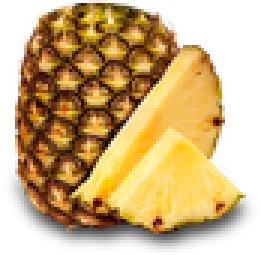
#> input picture lib/img/ananas.png, 87 x 85 px, given in place of ., which was not available (shown 3 times larger)
$ python -i card_image_simple_random_planner.py   (imports and definitions only)
#> lines starting #> are read from the running program, lines starting #| are printed output that depends on the picture; pictures that were not available may be replaced by others from this repository, and a replacement may not be noted
import math
import random
from PIL import Image

class Card_Image_Planner:
    def __init__(self,
                 canvas_size=1024,          # 1024 = card's size of 1024x1024px
                 min_scale=0.50,            # 0.50 = 50% icon's scale
                 max_scale=1.00,            # 1.00 = 100% icon's scale
                 padding_from_edge=30,      # 30 = 30 pixels from circle's edge
                 slice_distance_factor=0.5, # 0.5 = middle of radius, 0.7 = towards card's edge
                 max_attempts=99,           # 99 = 99 attempts to place a single icon
            ):
        self.canvas_size = canvas_size
        self.radius = canvas_size // 2 - padding_from_edge
        self.min_scale = min_scale
        self.max_scale = max_scale
        self.slice_distance_factor = slice_distance_factor
        self.max_attempts = max_attempts
        self.padding_from_edge = padding_from_edge

    def _collides(self, placement, others):
        new_img = Image.open(placement["path"]).convert("RGBA")
#> new_img is the input picture: PIL image 87x85 RGBA; mean R, G, B, A 126.2, 94.1, 42.6, 163.1
        w, h = new_img.size
#> w = 87; h = 85
        new_img = new_img.resize((int(w * placement["scale"]), int(h * placement["scale"])))
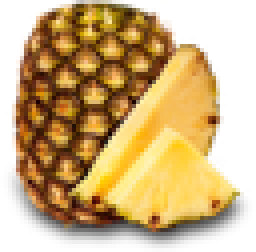
#> new_img: PIL image 64x63 RGBA (shown 4 times larger); mean R, G, B, A 119.3, 88.9, 39, 163.1; transparent parts drawn white
        new_img = new_img.rotate(placement["rotation"], expand=True)
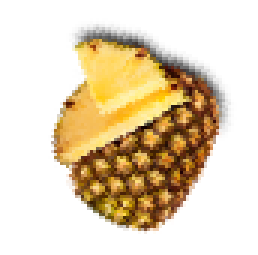
#> new_img: PIL image 86x85 RGBA (shown 3 times larger); mean R, G, B, A 65.6, 48.8, 21.4, 90.1; transparent parts drawn white
        new_mask = new_img.split()[3]  # alpha
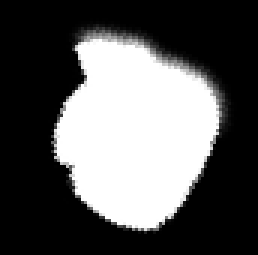
#> new_mask: PIL image 86x85 L (shown 3 times larger); min 0, max 255, mean 90.1

        nx, ny = int(placement["x"] - new_img.width / 2), int(placement["y"] - new_img.height / 2)
#> nx = 627; ny = 485

        for other in others:
            other_img = Image.open(other["path"]).convert("RGBA")
            ow, oh = other_img.size
#> ow = 87; oh = 85
            other_img = other_img.resize((int(ow * other["scale"]), int(oh * other["scale"])))
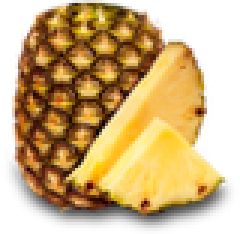
#> other_img: PIL image 80x78 RGBA (shown 3 times larger); mean R, G, B, A 120.2, 89.7, 39.2, 163.1; transparent parts drawn white
            other_img = other_img.rotate(other["rotation"], expand=True)
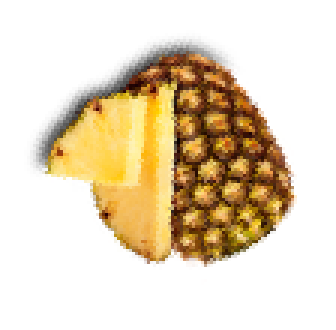
#> other_img: PIL image 112x110 RGBA (shown 3 times larger); mean R, G, B, A 60.7, 45.3, 19.8, 82.5; transparent parts drawn white
            other_mask = other_img.split()[3]
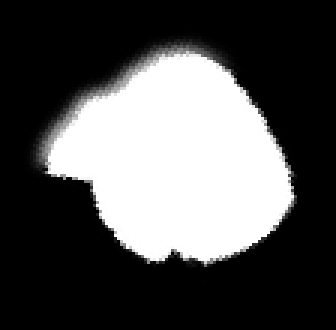
#> other_mask: PIL image 112x110 L (shown 3 times larger); min 0, max 255, mean 82.5

            ox, oy = int(other["x"] - other_img.width / 2), int(other["y"] - other_img.height / 2)
#> ox = 456; oy = 457

            # overlap bbox
            x0 = max(nx, ox)
#> x0 = 627
            y0 = max(ny, oy)
#> y0 = 485
            x1 = min(nx + new_img.width, ox + other_img.width)
#> x1 = 568
            y1 = min(ny + new_img.height, oy + other_img.height)
#> y1 = 567

            if x0 < x1 and y0 < y1:
                # crop mask
                new_crop = new_mask.crop((x0 - nx, y0 - ny, x1 - nx, y1 - ny))
                other_crop = other_mask.crop((x0 - ox, y0 - oy, x1 - ox, y1 - oy))

                # check pixel by pixel
                for px1, px2 in zip(new_crop.getdata(), other_crop.getdata()):
                    if px1 > 0 and px2 > 0:
                        return True

        return False

    def plan(self, icon_files):
        """
        returns a list of  dicts:
        {
            "path",
            "x",
            "y",
            "scale",
            "rotation"
        }
        """
        n = len(icon_files)
        placements = []

        # central icon:
        center_icon = icon_files[0]
        cx, cy = self.canvas_size // 2, self.canvas_size // 2
        center_scale = random.uniform(self.min_scale, self.max_scale)
        center_rot = random.randint(0, 359)

        placements.append({
            "path": center_icon,
            "x": cx,
            "y": cy,
            "scale": center_scale,
            "rotation": center_rot
        })

        # remaining icons (n-1)
        for i, icon_path in enumerate(icon_files[1:], start=1):
            angle = 2 * math.pi * (i - 1) / (n - 1)
            placed = False

            for _ in range(self.max_attempts):
                base_r = (self.radius - self.padding_from_edge) * self.slice_distance_factor
                radius_offset = random.uniform(-0.15 * self.radius, 0.15 * self.radius)
                angle_offset = random.uniform(-math.pi / (n - 1), math.pi / (n - 1))

                r = base_r + radius_offset
                a = angle + angle_offset

                x = cx + r * math.cos(a)
                y = cy + r * math.sin(a)

                scale = random.uniform(self.min_scale, self.max_scale)
                rot = random.randint(0, 359)

                placement = {
                    "path": icon_path,
                    "x": x,
                    "y": y,
                    "scale": scale,
                    "rotation": rot
                }

                if not self._collides(placement, placements):
                    placements.append(placement)
                    placed = True
                    break

            if not placed:
                # fallback – place icon anyway, we don't want to lose it
                print("Failed to place an icon without collision.")
                placements.append(placement)
#> pass 2 of the loop in plan, `for i, icon_path in enumerate(icon_files[1:], start=1):`:
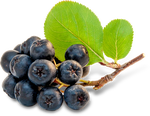
#> input picture lib/img/aronia.png, 150 x 116 px, given in place of , which was not available
#> in _collides, new_img is the input picture: PIL image 150x116 RGBA; mean R, G, B, A 71.3, 78.8, 41.2, 137.2
#> in _collides (call 2), `new_img = new_img.rotate(placement["rotation"], expand=True)`:
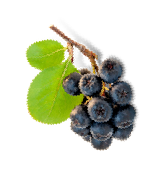
#> new_img: PIL image 153x171 RGBA; mean R, G, B, A 38.4, 42.9, 21.8, 80.6; transparent parts drawn white
#> in _collides (call 2), `new_mask = new_img.split()[3]`:
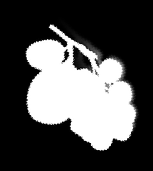
#> new_mask: PIL image 153x171 L; min 0, max 255, mean 80.6

        return placements

#> (the run stopped early here; a loop or call above may not have finished)
